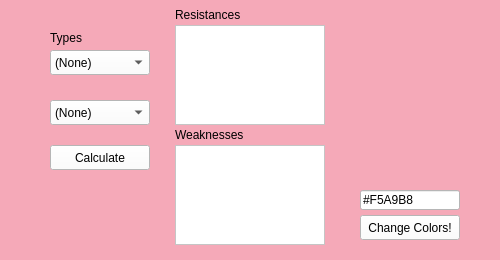
<?xml version="1.0" encoding="UTF-8"?>
<ui version="4.0">
 <class>Form</class>
 <widget class="QWidget" name="Form">
  <property name="geometry">
   <rect>
    <x>0</x>
    <y>0</y>
    <width>500</width>
    <height>260</height>
   </rect>
  </property>
  <property name="windowTitle">
   <string>Eikpp-1 Type Calc</string>
  </property>
  <property name="styleSheet">
   <string notr="true">background-color: #F5A9B8</string>
  </property>
  <widget class="QLabel" name="types_label">
   <property name="geometry">
    <rect>
     <x>50</x>
     <y>25</y>
     <width>100</width>
     <height>25</height>
    </rect>
   </property>
   <property name="text">
    <string>Types</string>
   </property>
  </widget>
  <widget class="QComboBox" name="type1_comboBox">
   <property name="geometry">
    <rect>
     <x>50</x>
     <y>50</y>
     <width>100</width>
     <height>25</height>
    </rect>
   </property>
   <property name="styleSheet">
    <string notr="true">background-color: white
</string>
   </property>
   <item>
    <property name="text">
     <string>(None)</string>
    </property>
   </item>
   <item>
    <property name="text">
     <string>Fighting</string>
    </property>
   </item>
   <item>
    <property name="text">
     <string>Ground</string>
    </property>
   </item>
   <item>
    <property name="text">
     <string>Ice</string>
    </property>
   </item>
   <item>
    <property name="text">
     <string>Fairy</string>
    </property>
   </item>
   <item>
    <property name="text">
     <string>Fire</string>
    </property>
   </item>
   <item>
    <property name="text">
     <string>Normal</string>
    </property>
   </item>
   <item>
    <property name="text">
     <string>Dark</string>
    </property>
   </item>
   <item>
    <property name="text">
     <string>Flying</string>
    </property>
   </item>
   <item>
    <property name="text">
     <string>Electric</string>
    </property>
   </item>
   <item>
    <property name="text">
     <string>Dragon</string>
    </property>
   </item>
   <item>
    <property name="text">
     <string>Ghost</string>
    </property>
   </item>
   <item>
    <property name="text">
     <string>Poison</string>
    </property>
   </item>
   <item>
    <property name="text">
     <string>Grass</string>
    </property>
   </item>
   <item>
    <property name="text">
     <string>Steel</string>
    </property>
   </item>
   <item>
    <property name="text">
     <string>Psychic</string>
    </property>
   </item>
   <item>
    <property name="text">
     <string>Bug</string>
    </property>
   </item>
   <item>
    <property name="text">
     <string>Rock</string>
    </property>
   </item>
   <item>
    <property name="text">
     <string>Water</string>
    </property>
   </item>
  </widget>
  <widget class="QComboBox" name="type2_comboBox">
   <property name="geometry">
    <rect>
     <x>50</x>
     <y>100</y>
     <width>100</width>
     <height>25</height>
    </rect>
   </property>
   <property name="styleSheet">
    <string notr="true">background-color: white
</string>
   </property>
   <item>
    <property name="text">
     <string>(None)</string>
    </property>
   </item>
   <item>
    <property name="text">
     <string>Fighting</string>
    </property>
   </item>
   <item>
    <property name="text">
     <string>Ground</string>
    </property>
   </item>
   <item>
    <property name="text">
     <string>Ice</string>
    </property>
   </item>
   <item>
    <property name="text">
     <string>Fairy</string>
    </property>
   </item>
   <item>
    <property name="text">
     <string>Fire</string>
    </property>
   </item>
   <item>
    <property name="text">
     <string>Normal</string>
    </property>
   </item>
   <item>
    <property name="text">
     <string>Dark</string>
    </property>
   </item>
   <item>
    <property name="text">
     <string>Flying</string>
    </property>
   </item>
   <item>
    <property name="text">
     <string>Electric</string>
    </property>
   </item>
   <item>
    <property name="text">
     <string>Dragon</string>
    </property>
   </item>
   <item>
    <property name="text">
     <string>Ghost</string>
    </property>
   </item>
   <item>
    <property name="text">
     <string>Poison</string>
    </property>
   </item>
   <item>
    <property name="text">
     <string>Grass</string>
    </property>
   </item>
   <item>
    <property name="text">
     <string>Steel</string>
    </property>
   </item>
   <item>
    <property name="text">
     <string>Psychic</string>
    </property>
   </item>
   <item>
    <property name="text">
     <string>Bug</string>
    </property>
   </item>
   <item>
    <property name="text">
     <string>Rock</string>
    </property>
   </item>
   <item>
    <property name="text">
     <string>Water</string>
    </property>
   </item>
  </widget>
  <widget class="QLabel" name="image_label">
   <property name="geometry">
    <rect>
     <x>325</x>
     <y>25</y>
     <width>164</width>
     <height>164</height>
    </rect>
   </property>
   <property name="styleSheet">
    <string notr="true">QWidget {
    background-image: url('C:/Users/sylvi/OneDrive/Desktop/Eikpp/sylvietrainer.png');
    background-repeat: no-repeat;
    background-position: center;
}</string>
   </property>
   <property name="text">
    <string/>
   </property>
  </widget>
  <widget class="QPushButton" name="calculate_pushButton">
   <property name="geometry">
    <rect>
     <x>50</x>
     <y>145</y>
     <width>100</width>
     <height>25</height>
    </rect>
   </property>
   <property name="styleSheet">
    <string notr="true">background-color: white
</string>
   </property>
   <property name="text">
    <string>Calculate</string>
   </property>
  </widget>
  <widget class="QTextEdit" name="resistance_textEdit">
   <property name="geometry">
    <rect>
     <x>175</x>
     <y>25</y>
     <width>150</width>
     <height>100</height>
    </rect>
   </property>
   <property name="styleSheet">
    <string notr="true">background-color: white</string>
   </property>
  </widget>
  <widget class="QTextEdit" name="weakness_textEdit">
   <property name="geometry">
    <rect>
     <x>175</x>
     <y>145</y>
     <width>150</width>
     <height>100</height>
    </rect>
   </property>
   <property name="styleSheet">
    <string notr="true">background-color: white</string>
   </property>
  </widget>
  <widget class="QLabel" name="resistance_label">
   <property name="geometry">
    <rect>
     <x>175</x>
     <y>5</y>
     <width>100</width>
     <height>20</height>
    </rect>
   </property>
   <property name="text">
    <string>Resistances</string>
   </property>
  </widget>
  <widget class="QLabel" name="weakness_label">
   <property name="geometry">
    <rect>
     <x>175</x>
     <y>125</y>
     <width>100</width>
     <height>20</height>
    </rect>
   </property>
   <property name="text">
    <string>Weaknesses</string>
   </property>
  </widget>
  <widget class="QLineEdit" name="color_lineEdit">
   <property name="geometry">
    <rect>
     <x>360</x>
     <y>190</y>
     <width>100</width>
     <height>20</height>
    </rect>
   </property>
   <property name="styleSheet">
    <string notr="true">background-color: white</string>
   </property>
   <property name="text">
    <string>#F5A9B8</string>
   </property>
  </widget>
  <widget class="QPushButton" name="color_pushButton">
   <property name="geometry">
    <rect>
     <x>360</x>
     <y>215</y>
     <width>100</width>
     <height>25</height>
    </rect>
   </property>
   <property name="styleSheet">
    <string notr="true">background-color: white</string>
   </property>
   <property name="text">
    <string>Change Colors!</string>
   </property>
  </widget>
 </widget>
 <resources/>
 <connections/>
</ui>
